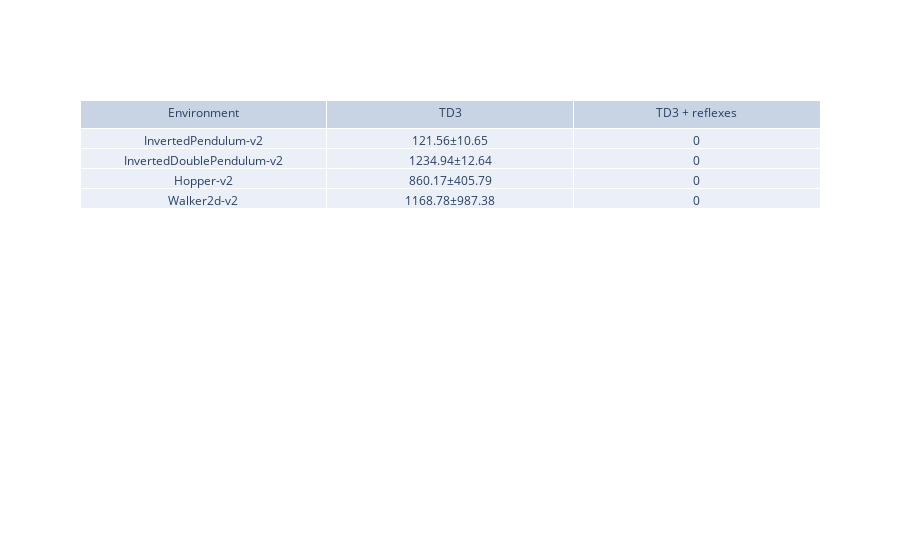

Notebook code for this chart:
### Code cell
values = [["InvertedPendulum-v2", "InvertedDoublePendulum-v2", "Hopper-v2",  'Walker2d-v2'],]

td3s = []
for env in ["InvertedPendulum-v2", "InvertedDoublePendulum-v2", "Hopper-v2",  'Walker2d-v2']:
    td3_mean = np.mean(dataframe.loc[(dataframe["Environment"] == env) & (dataframe["Reflex"] == False)]["Result"])
    td3_std = np.std(dataframe.loc[(dataframe["Environment"] == env) & (dataframe["Reflex"] == False)]["Result"])
    td3s.append(str(round(td3_mean, 2)) + "±" + str(round(td3_std, 2)))
    
values.append(td3s)
values.append([0, 0, 0, 0])
    
fig = go.Figure(data=[go.Table(header=dict(values=['Environment', 'TD3', "TD3 + reflexes"]),
                 cells=dict(values=values))
                     ])
fig.show()

### Figure 1 — Plotly figure (JSON) as saved in the notebook; plotly's stock layout.template omitted (floating-point values rounded to 4 significant figures)
{"data": [{"cells": {"values": [["InvertedPendulum-v2", "InvertedDoublePendulum-v2", "Hopper-v2", "Walker2d-v2"], ["121.56±10.65", "1234.94±12.64", "860.17±405.79", "1168.78±987.38"], [0, 0, 0, 0]]}, "header": {"values": ["Environment", "TD3", "TD3 + reflexes"]}, "type": "table"}], "layout": {"autosize": true}}
